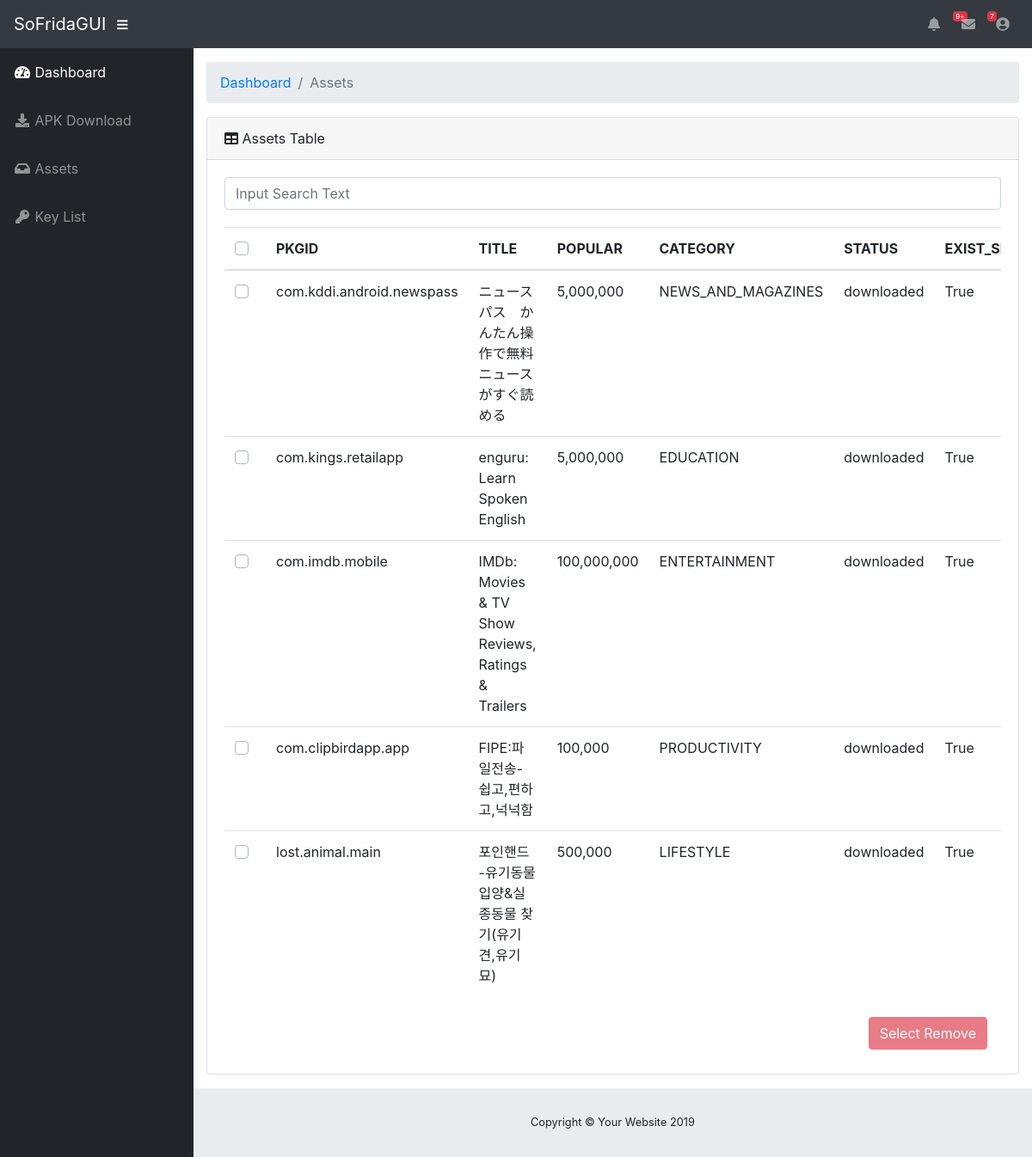
Before: /assets with the older database file.
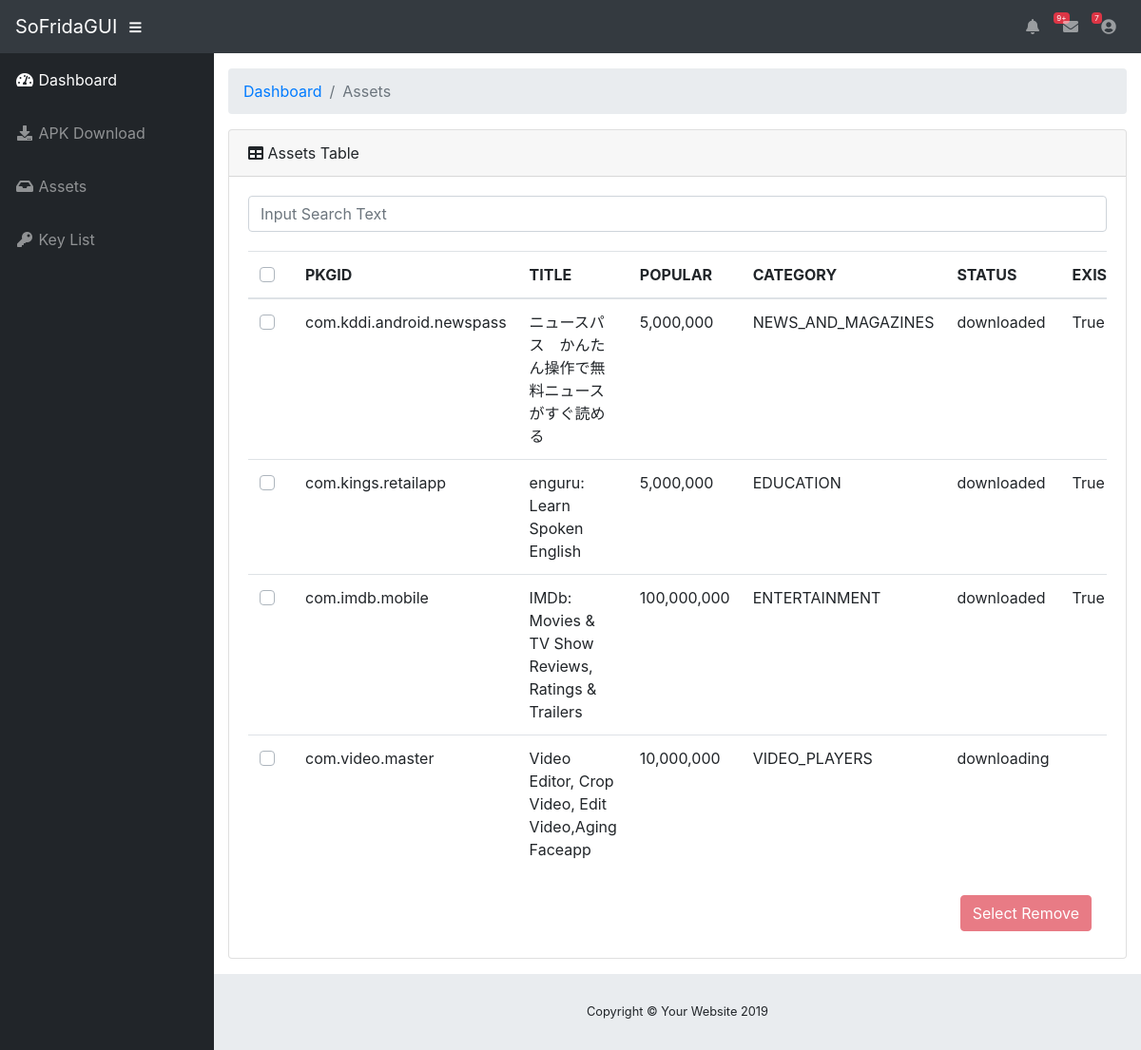
After: the same page with the newer database file.
### tables this page shows
CREATE TABLE assets (
            package_name text primary key, 
            title text,
            popular integer,
            category text,
            status text,
            exist_sdk integer,
            access_key_id text,
            secret_access_key text,
            session_token text,
            region text,
            service text,
            bucket text);

### app.py (the view)
@app.route("/assets")
def assets_layout():
  asset = Assets()
  asset_infos = asset.get_all()
  return render_template("assets.html", asset_infos=asset_infos)

### assets.py (called while the page is built)
    def db_init(self):
        self.db_path = os.path.join("./assets.db")
        self.con = sqlite3.connect(self.db_path)
        self.cur = self.con.cursor()
        self.cur.execute('''create table if not exists assets (
            package_name text primary key,
            title text,
            popular integer,
            category text,
            status text,
            exist_sdk integer,
            access_key_id text,
            secret_access_key text,
            session_token text,
            region text,
            service text,
            bucket text)''')
        self.columns = ['package_name', 'title', 'popular','category','status','exist_sdk', 'access_key_id', 'secret_key_id','session_token','region','service','bucket']
        self.con.commit()

    def get_all(self):
        package_list = []
        for row in self.cur.execute('''select * from assets'''):
            package = dict()
            for i in range(len(self.columns)):
                if row[i] == None:
                    package[self.columns[i]] = ""
                else:
                    package[self.columns[i]] = row[i]
            package_list.append(package)
        return package_list

### templates/assets.html (shortened to what this page needs)
{% extends "layout.html" %}
{% block content %}
<div class="container-fluid">
	<ol class="breadcrumb">
		<li class="breadcrumb-item">
			<a href="#">Dashboard</a>
		</li>
		<li class="breadcrumb-item active">Assets</li>
	</ol>
	<div class="card mb-3">
		<div class="card-header">
			<i class="fas fa-table"></i>
			Assets Table
		</div>
		<div class="card-body">
			<div class="input-group">
				<input type="text" class="form-control" placeholder="Input Search Text" spellcheck="false" id="search_form">
			</div>
			<div style="margin-top:20px;" class="table-responsive" id="assets_list">
				<table class="table" id="assets_table">
					<thead>
						<th>
							<div class="custom-control custom-checkbox" align="center">
							</div>
						</th>
						<th>PKGID</th>
						<th>TITLE</th>
						<th>POPULAR</th>
						<th>CATEGORY</th>
						<th>STATUS</th>
						<th>EXIST_SDK</th>
					</thead>
					<tbody>
						{% for info in asset_infos %}
						<tr>
							<td>
								<div class="custom-control custom-checkbox" align="center">
								</div>
							</td>
							<td>{{ info['package_name'] }}</td>
							<td>{{ info['title'] }}</td>
							<td>{{ "{:,}".format(info['popular']) }}</td>
							<td>{{ info['category'] }}</td>
							<td>{{ info['status'] }}</td>
							{% if info['exist_sdk'] == 1 %}
							<td>True</td>
							{% elif info['exist_sdk'] == 0 %}
							<td>False</td>
							<td><button class="btn btn-danger" id="{{ info['package_name'] }}">Remove</button></td>
							{% else %}
							<td></td>
							{% endif %}
						</tr>
						{% endfor %}
					</tbody>
				</table>
			</div>
			<nav class="navbar navbar-expand">
				<button class="nav-item btn btn-danger ml-auto mr-0 my-2 my-md-0" id="select-remove" disabled>Select Remove</button>
			</nav>
		</div>
	</div>
</div>
{% endblock %}

### templates/layout.html (shortened to what this page needs)
<!DOCTYPE html>
<html lang="en" style="font-family: SFMono-Regular, Menlo, Monaco, Consolas, 'Liberation Mono', 'Courier New', monospace;">
    <head>
        <link  rel="stylesheet" type="text/css" href="{{ url_for('static', filename='vendor/fontawesome-free/css/all.min.css')}}">
        <link  rel="stylesheet" type="text/css" href="{{ url_for('static', filename='vendor/datatables/dataTables.bootstrap4.css')}}">
        <link  rel="stylesheet" type="text/css" href="{{ url_for('static', filename='css/sb-admin.css')}}">
    </head>
    <body id="page-top">
        <nav class="navbar navbar-expand navbar-dark bg-dark static-top">
            <a class="navbar-brand mr-1" href="{{ url_for('index') }}">SoFridaGUI</a>
            <button class="btn btn-link btn-sm text-white order-1 order-sm-0" id="sidebarToggle" href="#">
                <i class="fas fa-bars"></i>
            </button>
            <ul class="navbar-nav ml-auto mr-0 my-2 my-md-0">
                <li class="nav-item dropdown no-arrow">
                    <a class="nav-link dropdown-toggle" href="#" id="alertsDropdown" role="button" data-toggle="dropdown" aria-haspopup="true" aria-expanded="false">
                    <i class="fas fa-bell fa-fw"></i>
                    <span class="badge badge-danger">9+</span>
                    </a>
                </li>
                <li class="nav-item dropdown no-arrow mx-1">
                    <a class="nav-link dropdown-toggle" href="#" id="messagesDropdown" role="button" data-toggle="dropdown" aria-haspopup="true" aria-expanded="false">
                    <i class="fas fa-envelope fa-fw"></i>
                    <span class="badge badge-danger">7</span>
                    </a>
                </li>
                <li class="nav-item dropdown no-arrow">
                    <a class="nav-link dropdown-toggle" href="#" id="userDropdown" role="button" data-toggle="dropdown" aria-haspopup="true" aria-expanded="false">
                    <i class="fas fa-user-circle fa-fw"></i>
                    </a>
                </li>
            </ul>
        </nav>
        <div id="wrapper">
            <ul class="sidebar navbar-nav">
                <li class="nav-item active">
                    <a class="nav-link" href="{{ url_for('index') }}">
                    <i class="fas fa-fw fa-tachometer-alt"></i>
                    <span>Dashboard</span>
                    </a>
                </li>
                <li class="nav-item">
                    <a class="nav-link" href="{{ url_for('apk_download_layout') }}">
                    <i class="fas fa-fw fa-download"></i>
                    <span>APK Download</span></a>
                </li>
                <li class="nav-item">
                    <a class="nav-link" href="{{ url_for('assets_layout') }}">
                    <i class="fas fa-fw fa-inbox"></i>
                    <span>Assets</span></a>
                </li>
                <li class="nav-item">
                    <a class="nav-link" href="#">
                    <i class="fas fa-fw fa-key"></i>
                    <span>Key List</span></a>
                </li>
            </ul>
            <div id="content-wrapper">
            {% block content %}
            {% endblock %}
                <footer class="sticky-footer">
                    <div class="container my-auto">
                        <div class="copyright text-center my-auto">
                            <span>Copyright © Your Website 2019</span>
                        </div>
                    </div>
                </footer>
            </div>
        </div>
    </body>
</html>

Changed rows visible on the page:
removed assets: package_name "com.clipbirdapp.app", title "FIPE:파일전송- 쉽고,편하고,넉넉함", popular "100,000", category "PRODUCTIVITY", status "downloaded"
removed assets: package_name "lost.animal.main", title "포인핸드 -유기동물 입양&실종동물 찾기(유기견,유기묘)", popular "500,000", category "LIFESTYLE", status "downloaded"
added assets: package_name "com.video.master", title "Video Editor, Crop Video, Edit Video,Aging Faceapp", popular "10,000,000", category "VIDEO_PLAYERS", status "downloading"
